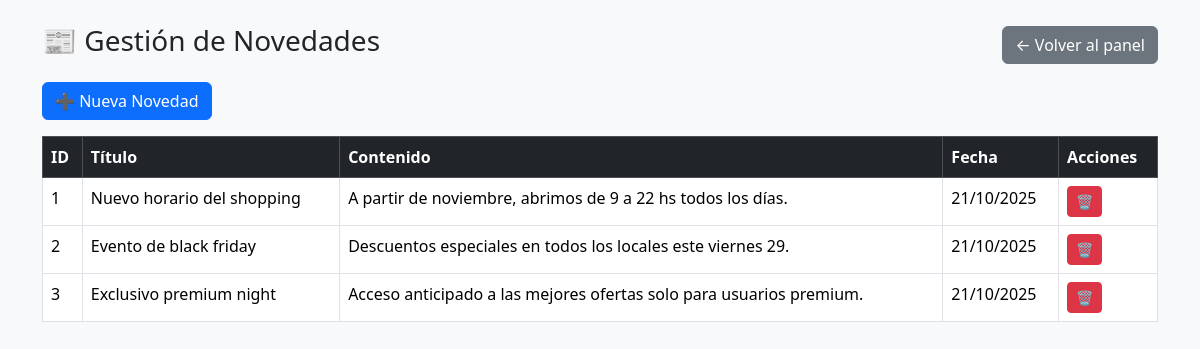
The app's page /admin/novedades.php (signed in) with its own data.
### tables this page shows
CREATE TABLE novedades (
  id INT AUTO_INCREMENT PRIMARY KEY,
  titulo VARCHAR(150),
  contenido TEXT,
  categoria_destino ENUM('inicial','medium','premium'),
  fecha_publicacion TIMESTAMP DEFAULT CURRENT_TIMESTAMP,
  fecha_vencimiento DATE
);

### admin/novedades.php (the view, shortened to what this page needs)
<?php
include_once("../includes/db.php");
$novedades = $conn->query("SELECT * FROM novedades ORDER BY fecha_publicacion DESC");
?>
<!DOCTYPE html>
<html lang="es">
<head>
<link href="https://cdn.jsdelivr.net/npm/bootstrap@5.3.3/dist/css/bootstrap.min.css" rel="stylesheet">
</head>
<body class="bg-light">
<div class="container mt-4">
  <div class="d-flex justify-content-between align-items-center mb-3">
    <h3>📰 Gestión de Novedades</h3>
    <a href="admin.php" class="btn btn-secondary">← Volver al panel</a>
  </div>
  <button class="btn btn-primary mb-3" data-bs-toggle="modal" data-bs-target="#modalAgregar">➕ Nueva Novedad</button>
  <table class="table table-bordered">
    <thead class="table-dark">
      <tr>
        <th>ID</th>
        <th>Título</th>
        <th>Contenido</th>
        <th>Fecha</th>
        <th>Acciones</th>
      </tr>
    </thead>
    <tbody>
      <?php while($n = $novedades->fetch_assoc()): ?>
        <tr>
          <td><?= $n['id'] ?></td>
          <td><?= htmlspecialchars($n['titulo']) ?></td>
          <td><?= htmlspecialchars($n['contenido']) ?></td>
          <td><?= date("d/m/Y", strtotime($n['fecha_publicacion'])) ?></td>
          <td>
            <a href="?eliminar=<?= $n['id'] ?>" class="btn btn-danger btn-sm" onclick="return confirm('¿Eliminar esta novedad?')">🗑️</a>
          </td>
        </tr>
      <?php endwhile; ?>
    </tbody>
  </table>
</div>
</body>
</html>

### records on screen
novedades: id "1", titulo "Nuevo horario del shopping", contenido "A partir de noviembre, abrimos de 9 a 22 hs todos los días.", fecha_publicacion "21/10/2025"
novedades: id "2", titulo "Evento de black friday", contenido "Descuentos especiales en todos los locales este viernes 29.", fecha_publicacion "21/10/2025"
novedades: id "3", titulo "Exclusivo premium night", contenido "Acceso anticipado a las mejores ofertas solo para usuarios premium.", fecha_publicacion "21/10/2025"
